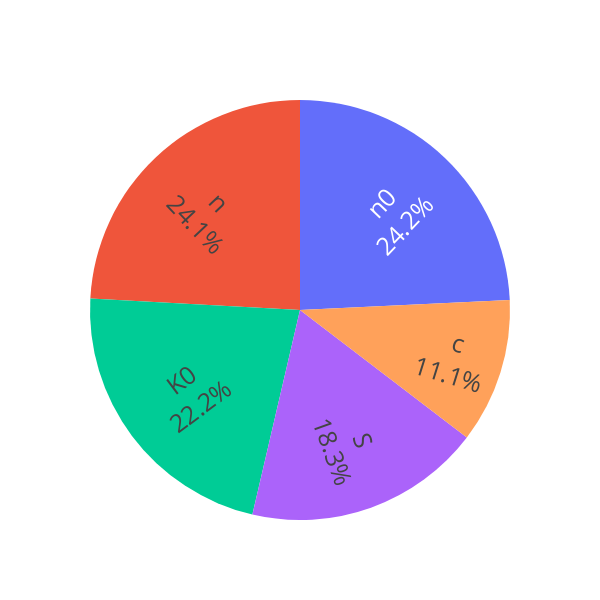

Source (notebook cell):
### Code cell
from openturns.usecases import ishigami_function
import openturns as ot
import openturns.viewer as viewer
from matplotlib import pylab as plt
import numpy as np
ot.Log.Show(ot.Log.NONE)

# Xi-lia Zheng et al., 2014

ot.RandomGenerator.SetSeed(0)
formula = ['(K0 * ((n*n*n)/((1-n)*(1-n)))*(((1-n0)*(1-n0))/(n0*n0*n0)))/((n*n*n) / (c * ((1 - n)*(1 - n)) * (S*S)))']

model = ot.SymbolicFunction(['K0', 'n', 'n0', 'c', 'S'], formula)
distributions = [ot.Uniform(2.2e-4, 1e-3),  # initial saturated permeability coefficient before recharge during recharge [m/d]
                 ot.Uniform(0.5, 0.99),  # porosity of the sand media [-]
                 ot.Uniform(-3, 0.99),  # initial porosity of aquifer media [-]
                 ot.Uniform(3.52, 402),  # Korenzy constant based on solid volume
                 ot.Uniform(1, 10)]  # Specific surface area based on solid volume
distribution = ot.ComposedDistribution(distributions)
print(distribution)
sensitivityAnalysis = ot.FAST(model, distribution, 101)
print(sensitivityAnalysis.getFirstOrderIndices())


y = np.array(sensitivityAnalysis.getFirstOrderIndices())
mylab=['K0', 'n', 'n0', 'c', 'S']
# Set options for the pie chart size
pie_width = 600
pie_height = 600

# Create Plotly pie chart
fig = go.Figure(data=[go.Pie(labels=mylab,
                             values=y,
                             text=y,
                             textinfo='label+percent',
                             insidetextorientation='radial',
                             textfont=dict(size=25), # set font size for all text
                             showlegend=False)]) # remove the legend

fig.update_layout(
    autosize=False,  # disable auto-sizing
    width=pie_width,  # set width
    height=pie_height,  # set height
)
fig.show()

### Figure 1 — Plotly figure (JSON) as saved in the notebook; plotly's stock layout.template omitted (floating-point values rounded to 4 significant figures)
{"data": [{"insidetextorientation": "radial", "labels": ["K0", "n", "n0", "c", "S"], "showlegend": false, "text": [0.07338, 0.07958, 0.08, 0.03675, 0.06023], "textfont": {"size": 25}, "textinfo": "label+percent", "type": "pie", "values": [0.07338, 0.07958, 0.08, 0.03675, 0.06023]}], "layout": {"autosize": false, "height": 600, "width": 600}}
